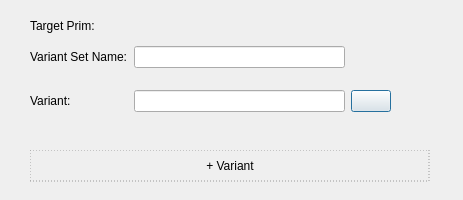
<?xml version="1.0" encoding="UTF-8"?>
<ui version="4.0">
    <class>Dialog</class>
    <widget class="QDialog" name="Dialog">

        <property name="geometry">
            <rect>
                <x>0</x>
                <y>0</y>
                <width>463</width>
                <height>200</height>
            </rect>
        </property>

        <property name="windowTitle">
            <string>Dialog</string>
        </property>

        <widget class="QLabel" name="targetPrim">
            <property name="geometry">
                <rect>
                    <x>30</x>
                    <y>10</y>
                    <width>300</width>
                    <height>32</height>
                </rect>
            </property>
            <property name="text">
                <string>Target Prim: </string>
            </property>
        </widget>

        <widget class="QWidget" name="gridLayoutWidget">
            <property name="geometry">
                <rect>
                    <x>30</x>
                    <y>30</y>
                    <width>361</width>
                    <height>100</height>
                </rect>
            </property>

            <layout class="QGridLayout" name="gridLayout">
                <item row="0" column="0">
                    <layout class="QVBoxLayout" name="vs_name_label">
                        <item>
                            <widget class="QLabel" name="label">
                                <property name="text">
                                    <string>Variant Set Name:</string>
                                </property>
                            </widget>
                        </item>
                    </layout>
                </item>
                <item row="0" column="1">
                    <widget class="QLineEdit" name="vs_name_input">
                        <property name="text">
                            <string></string>
                        </property>
                    </widget>
                </item>

                <!-- row 2 -->
                <item row="2" column="0">
                    <layout class="QVBoxLayout" name="verticalLayout_2">
                        <item>
                            <widget class="QLabel" name="label">
                                <property name="text">
                                    <string>Variant:</string>
                                </property>
                            </widget>
                        </item>
                    </layout>
                </item>
                <item row="2" column="1">
                    <widget class="QLineEdit" name="v_name_input">
                        <property name="text">
                            <string></string>
                        </property>
                    </widget>
                </item>
                <item row="2" column="2">
                    <widget class="QPushButton" name="select_button">
                        <property name="text">
                            <string></string>
                        </property>
                    </widget>
                </item>
            </layout>
        </widget>

        <widget class="QPushButton" name="warnings">
            <property name="text">
                <string> + Variant </string>
            </property>
            <property name="geometry">
                <rect>
                    <x>30</x>
                    <y>150</y>
                    <width>400</width>
                    <height>32</height>
                </rect>
            </property>
            <property name="flat">
                <bool>true</bool>
            </property>
            <property name="styleSheet">
                <string>
                    QPushButton {
                        border: 1px dashed #999;
                        padding: 6px;
                    }
                    QPushButton:hover {
                        border-color: #666;
                    }
                </string>
            </property>
        </widget>

        <widget class="QPushButton" name="apply_button">
            <property name="geometry">
                <rect>
                    <x>30</x>
                    <y>200</y>
                    <width>100</width>
                    <height>32</height>
                </rect>
            </property>
            <property name="text">
                <string>Apply</string>
            </property>
        </widget>

    </widget>

    <resources/>
    <connections/>
</ui>
